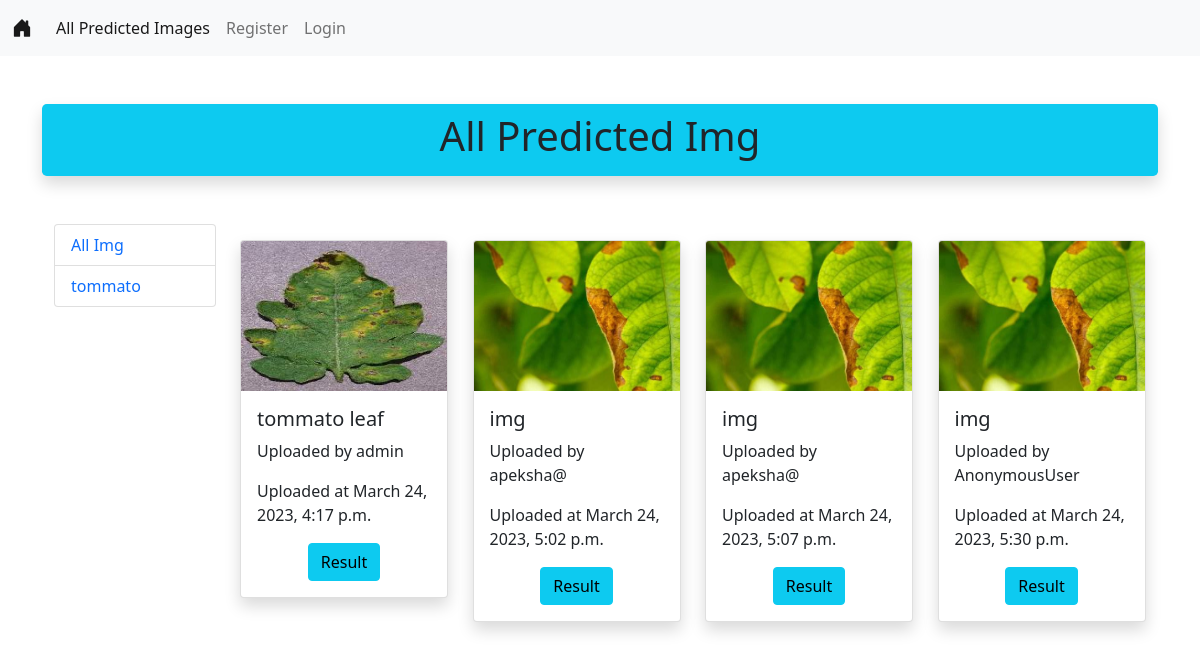
The app's page /gallery/, older data.
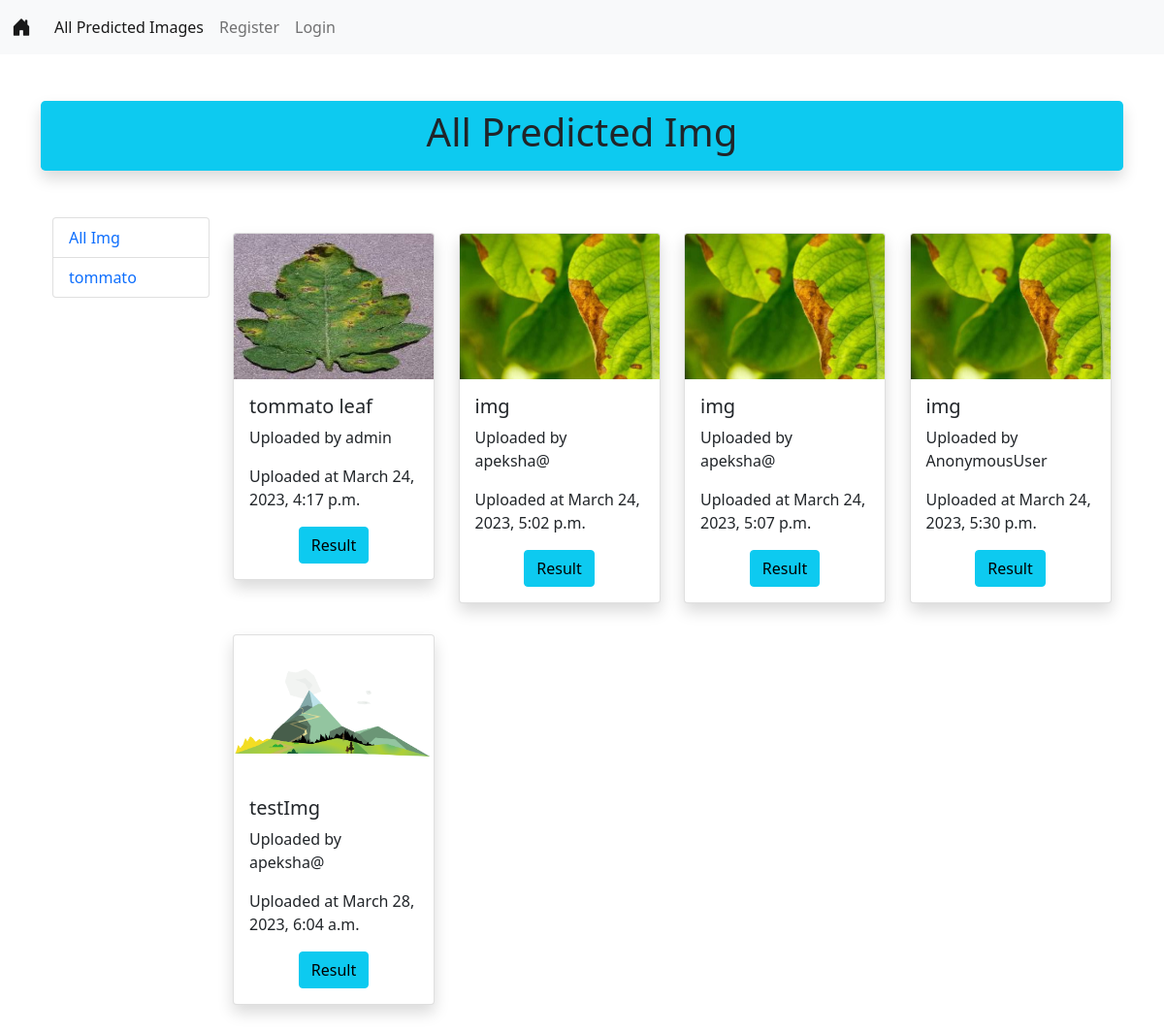
The same page, newer data.
### PlantDiseaseApp/models.py (models this page shows, shortened)
class CategoryModel(models.Model):
    title = models.CharField(max_length=100)

class ImageModel(models.Model):
    title =models.CharField(max_length=100)
    desc =  models.TextField()
    uploaded_by = models.CharField(max_length=100)
    uploaded_at = models.DateTimeField(auto_now_add=True)
    cat = models.ForeignKey(CategoryModel , on_delete=models.CASCADE)
    image = models.ImageField(upload_to='Uploaded_Image/')

### PlantDiseaseApp/views.py (the view, shortened to what this page needs)
# urls.py: path('gallery/' , views.gallery_view.as_view() , name="gallery"),
class gallery_view(View):
    def get(self , request):
        category = CategoryModel.objects.all()
        Images = ImageModel.objects.all()
        context = {'category':category , 'Images':Images}
        return render(request , 'gallery.html',context)

### templates/gallery.html (shortened to what this page needs)
{% extends 'base.html' %}
{% load static %}
{% block body %}
<div class="container my-5 p-2 text-center text-dark bg-info shadow rounded-3">
    <h1 class="display-6">All Predicted Img</h1>
</div>
<div class="container my-5">
    <div class="row ">
        <div class="col-2">
            <ul class="list-group">
                <li class="list-group-item"><a href="{% url 'gallery' %}" class="text-decoration-none">All Img</a></li>
                {% for cat in category %}
                <li class="list-group-item"><a href="{% url 'cat' cat.id %}"
                        class="text-decoration-none">{{cat.title}}</a></li>
                {% endfor %}
            </ul>
        </div>
        <div class="col-10">
            <div class="row">
                {% for img in Images %}
                <div class="col-3">
                    <div class="card my-3 shadow" style="width: 13rem;">
                        <img src="{{img.image.url}}" class="card-img-top" alt="No Image" height="150px">
                        <div class="card-body">
                            <h5 class="card-title">{{img.title}}</h5>
                            <p class="card-text">Uploaded by {{img.uploaded_by}}</p>
                            <p class="card-text">Uploaded at {{img.uploaded_at}}</p>
                            <center> <a href="{% url 'view_image' img.id %}" class="btn btn-info">Result</a></center>
                        </div>
                    </div>
                </div>
                {% endfor%}
            </div>
        </div>
    </div>
</div>
{% endblock body %}

### templates/base.html (shortened to what this page needs)
<!DOCTYPE html>
{% load static %}
<html lang="en">
<head>
    <link rel="stylesheet" type="text/css" href="{% static 'css/style.css' %}">
    <link href="https://cdn.jsdelivr.net/npm/bootstrap@5.0.2/dist/css/bootstrap.min.css" rel="stylesheet">
    <link rel="stylesheet" href="https://cdn.jsdelivr.net/npm/bootstrap-icons@1.10.3/font/bootstrap-icons.css">
</head>
<body>
    <nav class="navbar navbar-expand-lg navbar-light bg-light">
        <div class="container-fluid">
          <a class="navbar-brand" href="{% url 'home' %}"><i class="bi bi-house-door-fill"></i></a>
          <div class="collapse navbar-collapse" id="navbarNav">
            <ul class="navbar-nav">
              <li class="nav-item">
                <a class="nav-link active" aria-current="page" href="{% url 'gallery' %}">All Predicted Images</a>
              </li>
              {% if request.user.is_authenticated %}
              <li class="nav-item">
                <a class="nav-link" href="{% url 'addimage' %}">Predicte</a>
              </li>
              <li class="nav-item">
                <a class="nav-link" href="{% url 'myupload' %}">MyUploads</a>
              </li>
              <li class="nav-item">
                <a class="nav-link" href="{% url 'signout' %}">Logout</a>
              </li>
              {% else %}
              <li class="nav-item">
                <a class="nav-link" href="{% url 'register' %}">Register</a>
              </li>
              <li class="nav-item">
                <a class="nav-link" href="{% url 'home' %}">Login</a>
              </li>
              {% endif %}
            </ul>
          </div>
        </div>
      </nav>
    <div class="container my-5">
        {% block body %}
        {% endblock body %}
    </div>
</body>
</html>

### static/css/style.css (style rules this page uses)
body { background-image: url('https://images.pling.com/img/00/00/65/59/21/1760653/green-leaf-dew-drop-2020-nature-plant-hd-photo-wallpaper-1920x1080-10wallpaper.com.jpg'); }

Row changes from the older to the newer data that the page shows:
added ImageModel: image (picture), title "testImg", uploaded_by "apeksha@", uploaded_at "March 28, 2023, 6:04 a.m."
